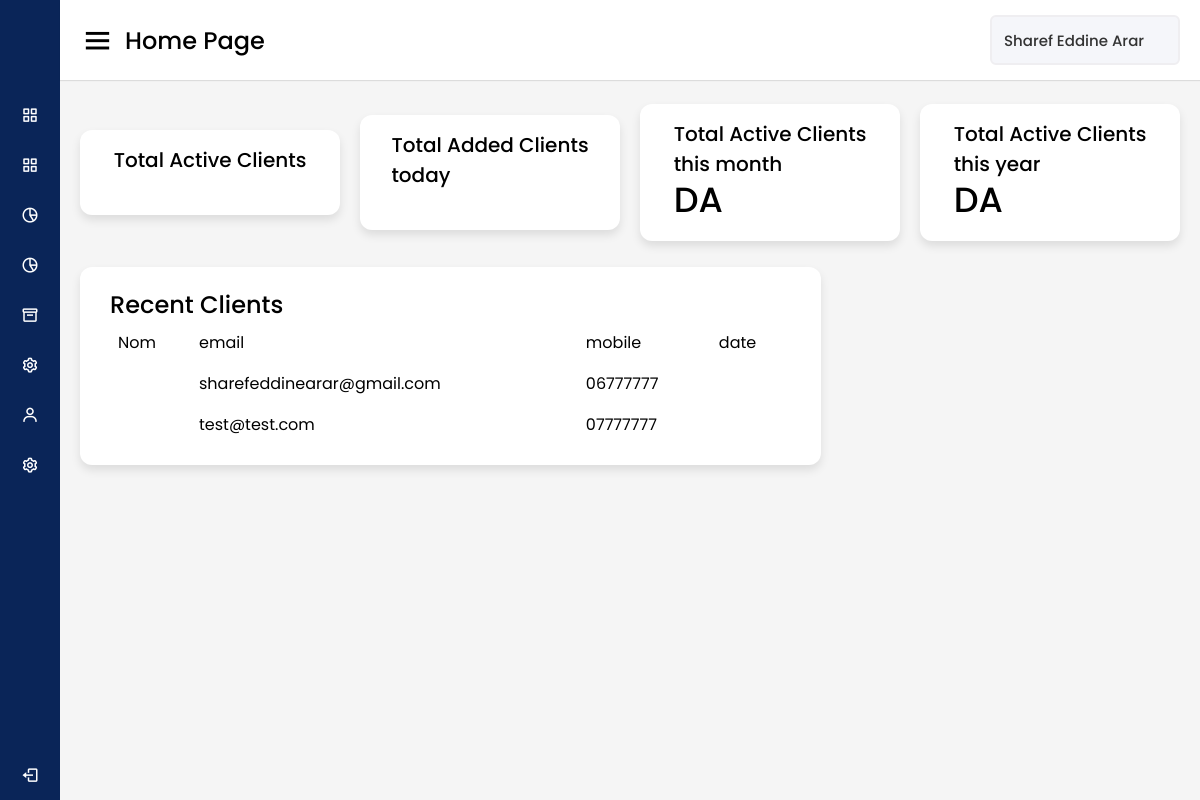
Page /adminPanel/index.php (signed in) on the committed database.
### tables this page shows
CREATE TABLE `subscription` (
  `id` int(255) NOT NULL,
  `clientID` int(255) NOT NULL,
  `startDate` date NOT NULL,
  `endDate` date NOT NULL,
  `carID` int(255) NOT NULL
);

CREATE TABLE `clients` (
  `id` int(255) NOT NULL,
  `fullname` varchar(255) NOT NULL,
  `email` varchar(255) NOT NULL,
  `mobile` varchar(255) NOT NULL,
  `birthDate` varchar(255) NOT NULL,
  `address` varchar(255) NOT NULL,
  `password` varchar(255) NOT NULL
);

### adminPanel/index.php (the view, shortened to what this page needs)
<?php
include("../inc/connect.php");
?>
<!DOCTYPE HTML>
<html>
<head>
     <link rel="stylesheet" href="style/css/style.css" type="text/css">
    <link href='https://unpkg.com/boxicons@2.0.7/css/boxicons.min.css' rel='stylesheet'>
     <link rel="stylesheet" href="style/css/tables.css" type="text/css">
</head>
<body>
<?php include("sidemenu.php"); ?>
  <section class="home-section">
    <nav>
      <div class="sidebar-button">
        <i class='bx bx-menu sidebarBtn'></i>
        <span class="dashboard">Home Page</span>
      </div>
      <div class="profile-details"><span class="admin_name"><?php echo($_SESSION['fullName']);?></span></div>
    </nav>
    <div class="home-content">
      <div class="overview-boxes">
        <div class="box">
          <div class="right-side">
            <div class="box-topic">Total Active Clients<br></div>
          </div>
          </div>
         <div class="box">
          <div class="right-side">
            <div class="box-topic">Total Added Clients<br>today</div>
          </div>
        </div>
        <div class="box">
          <div class="right-side">
            <div class="box-topic">Total Active Clients<br> this month</div>
            <div class="number"><?php echo($dataINM); ?>DA</div>
          </div>
        </div>
        <div class="box">
          <div class="right-side">
            <div class="box-topic">Total Active Clients<br>this year</div>
            <div class="number"><?php echo($dataINY); ?> DA</div>
          </div>
        </div>
      </div>
      <div class="sales-boxes">
        <div class="recent-sales box">
            <div class="tabless">
                 <div class="title">Recent Clients</div>
          <div class="sales-details">
           <table>
               <tr>
                   <td>Nom</td>
                   <td>email</td>
                   <td>mobile</td>
                   <td>date</td>
               </tr>
        <?php
         $query= "SELECT * FROM clients c INNER JOIN subscription s ON c.id = s.clientID WHERE s.endDate > CURDATE() ORDER BY s.startDate LIMIT 10;";
          $q = $conn->query($query);
          $q->setFetchMode(PDO::FETCH_ASSOC);
          $Count = $q->rowCount();
          if($Count>0)  {
            while($row= $q->fetch()) {
            echo '<tr>
            <td>'.$row['name'].'</td>
            <td>'.$row['email'].'</td>
            <td>'.$row['mobile'].'</td>
            </tr>';
            }
          }else {
          echo"<tr><td>No data</td></tr>";
          }
        ?>
           </table>
        </div>
        </div>
            </div>
      </div>
    </div>
  </section>
</body>
</html>

### adminPanel/sidemenu.php (shortened to what this page needs)
<div class="sidebar">
<div class="logo-details">
        </div>
         <ul class="nav-links">
 <li>
                    <a href='index.php'>
                        <i class='bx bx-grid-alt' ></i>
                        <span class='links_name'>Page d'accuile</span>
                    </a>
                </li>
                <li>
                    <a href='organisme.php'>
                        <i class='bx bx-grid-alt' ></i>
                        <span class='links_name'>Convention</span>
                    </a>
                </li>
   <li>
                    <a href='analytics.php'>
                        <i class='bx bx-pie-chart-alt-2' ></i>
                        <span class='links_name'>Analytics</span>
                    </a>
                </li>
    <li>
                    <a href='analyseLists.php'>
                        <i class='bx bx-pie-chart-alt-2' ></i>
                        <span class='links_name'>Analyses List</span>
                    </a>
                </li>
                 <li>
                    <a href="patients.php">
                        <i class='bx bx-box' ></i>
                        <span class="links_name">Patients</span>
                    </a>
                </li>
                <li>
                    <a href="profile.php">
                        <i class='bx bx-cog' ></i>
                        <span class="links_name">Profile</span>
                    </a>
                </li>
                <li>
                    <a href='ValideList.php'>
                        <i class='bx bx-user' ></i>
                        <span class='links_name'>Valid List</span>
                    </a>
                </li>
                    <li>
                <a href='siteWebPara.php'>
                <i class='bx bx-cog' ></i>
                <span class=links_name'>Parameters</span>
                </a>
                <li class="log_out">
                    <a href="logout.php">
                        <i class='bx bx-log-out'></i>
                        <span class="links_name">Se déconnecter</span>
                    </a>
                </li>
            </ul>
    </div>

### adminPanel/style/css/style.css (style rules this page uses)
* { margin: 0; padding: 0; box-sizing: border-box; font-family: 'Poppins', sans-serif; }
.sidebar { position: fixed; height: 100%; width: 240px; background: #0A2558; transition: all 0.5s ease; }
.sidebar .logo-details { height: 80px; display: flex; align-items: center; }
.sidebar .nav-links { margin-top: 10px; }
.sidebar .nav-links li { position: relative; list-style: none; height: 50px; }
.sidebar .nav-links li a { height: 100%; width: 100%; display: flex; align-items: center; text-decoration: none; transition: all 0.4s ease; }
.sidebar .nav-links li i { min-width: 60px; text-align: center; font-size: 18px; color: #fff; }
.sidebar .nav-links li a .links_name { color: #fff; font-size: 15px; font-weight: 400; white-space: nowrap; }
.sidebar .nav-links .log_out { position: absolute; bottom: 0; width: 100%; }
.home-section { position: relative; background: #f5f5f5; min-height: 100vh; width: calc(100% - 240px); left: 240px; transition: all 0.5s ease; }
.home-section nav { display: flex; justify-content: space-between; height: 80px; background: #fff; display: flex; align-items: center; position: fixed; width: calc(100% - 240px); left: 240px; z-index: 100; padding: 0 20px; box-shadow: 0 1px 1px rgba(0, 0, 0, 0.1); transition: all 0.5s ease; }
.home-section nav .sidebar-button { display: flex; align-items: center; font-size: 24px; font-weight: 500; }
nav .sidebar-button i { font-size: 35px; margin-right: 10px; }
.home-section nav .profile-details { display: flex; align-items: center; background: #F5F6FA; border: 2px solid #EFEEF1; border-radius: 6px; height: 50px; min-width: 190px; padding: 0 15px 0 2px; }
nav .profile-details .admin_name { font-size: 15px; font-weight: 500; color: #333; margin: 0 10px; white-space: nowrap; }
.home-section .home-content { position: relative; padding-top: 104px; }
.home-content .overview-boxes { display: flex; align-items: center; justify-content: space-between; flex-wrap: wrap; padding: 0 20px; margin-bottom: 26px; }
.overview-boxes .box { display: flex; align-items: center; justify-content: center; width: calc(100% / 4 - 15px); background: #fff; padding: 15px 14px; border-radius: 12px; box-shadow: 0 5px 10px rgba(0,0,0,0.1); }
.overview-boxes .box-topic { font-size: 20px; font-weight: 500; }
.home-content .box .number { display: inline-block; font-size: 35px; margin-top: -6px; font-weight: 500; }
.home-content .sales-boxes { display: flex; justify-content: space-between; }
.home-content .sales-boxes .recent-sales { width: 65%; background: #fff; padding: 20px 30px; margin: 0 20px; border-radius: 12px; box-shadow: 0 5px 10px rgba(0, 0, 0, 0.1); }
.home-content .sales-boxes .sales-details { display: flex; align-items: center; justify-content: space-between; }
.sales-boxes .box .title { font-size: 24px; font-weight: 500; }
@media (max-width: 1240px) { .sidebar { width: 60px; } }
@media (max-width: 1240px) { .home-section { width: calc(100% - 60px); left: 60px; } }
@media (max-width: 1240px) { .home-section nav { width: calc(100% - 60px); left: 60px; } }
table { width: 100%; border-collapse: collapse; }

### adminPanel/style/css/tables.css (style rules this page uses)
table { border-collapse: collapse; width: 100%; }
th, td { text-align: left; padding: 8px; }

### adminPanel/index.php (style rules this page uses)
.tabless { width: 100%; }

### rows in the picture
subscription: clientID.email "sharefeddinearar@gmail.com", clientID.mobile "06777777"
subscription: clientID.email "test@test.com", clientID.mobile "07777777"

### other values in the picture
$_SESSION['fullName'] "Sharef Eddine Arar"
